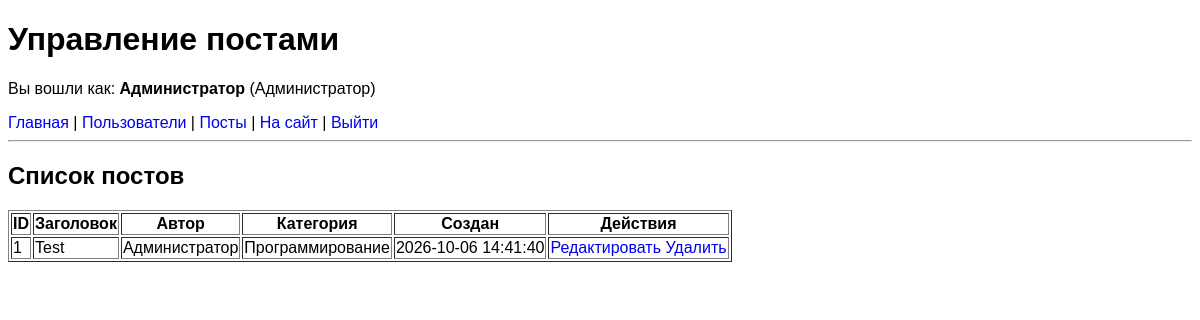
The app's page /admin/posts (signed in) with its own data.
### tables this page shows
CREATE TABLE users(
            id INTEGER PRIMARY KEY AUTOINCREMENT,
            name TEXT,
            email TEXT,
            password TEXT,
            last_login TIMESTAMP,
            role TEXT DEFAULT 'user'
);

CREATE TABLE posts(
            id INTEGER PRIMARY KEY AUTOINCREMENT,
            title TEXT,
            content TEXT,
            user_id INTEGER,
            category_id INTEGER,
            created_at TIMESTAMP DEFAULT CURRENT_TIMESTAMP,
            FOREIGN KEY (user_id) REFERENCES users(id),
            FOREIGN KEY (category_id) REFERENCES categories(id)
);

CREATE TABLE categories(
            id INTEGER PRIMARY KEY AUTOINCREMENT,
            name TEXT UNIQUE NOT NULL,
            description TEXT
);

### app.py (the view)
@app.route('/admin/posts')
@admin_required
def admin_posts():
    try:
        page = request.args.get('page', 1, type=int)
        per_page = 10
        offset = (page - 1) * per_page
        cur.execute('''
            SELECT posts.*, users.name as author_name, categories.name as category_name
            FROM posts
            LEFT JOIN users ON posts.user_id = users.id
            LEFT JOIN categories ON posts.category_id = categories.id
            ORDER BY posts.created_at DESC
            LIMIT ? OFFSET ?
        ''', [per_page, offset])
        posts = cur.fetchall()
        cur.execute("SELECT COUNT(*) FROM posts")
        total_posts = cur.fetchone()[0]
        total_pages = (total_posts + per_page - 1) // per_page
        return render_template('admin_posts.html',
                             posts=posts,
                             current_page=page,
                             total_pages=total_pages,
                             user_name=session.get('user_name'))
    except Exception as e:
        app.logger.error(f'Ошибка в управлении постами: {e}')
        return render_template('500.html'), 500

### app.py (called while the page is built)
def is_admin(user_id):
    if not user_id:
        return False
    cur.execute("SELECT role FROM users WHERE id=?",[user_id])
    result = cur.fetchone()
    return result and result[0] == 'admin'

def admin_required(f):
    @wraps(f)
    def decorated_function(*args, **kwargs):
        if not session.get('user_id'):
            app.logger.warning('Попытка доступа к админ-панели без авторизации')
            return redirect('/login/')
        if not is_admin(session.get('user_id')):
            app.logger.warning(f'Попытка несанкционированного доступа к админ-панели пользователем {session.get("user_id")}')
            return render_template('403.html'), 403
        return f(*args, **kwargs)
    return decorated_function

@app.before_request
def check_auth():
    if 'user_id' not in session:
        token = request.cookies.get('auth_token')
        if token:
            user_id = validate_auth_token(token)
            if user_id:
                user = get_user_by_id(user_id)
                if user:
                    session['user_id'] = user[0]
                    session['user_name'] = user[1]

### templates/admin_posts.html (shortened to what this page needs)
<!DOCTYPE html>
<html lang="ru">
<head>
    <link rel="stylesheet" href="../static/styles.css">
</head>
<body>
    <h1>Управление постами</h1>
    <p>Вы вошли как: <strong>{{ user_name }}</strong> (Администратор)</p>
    <nav>
        <a href="/admin">Главная</a> |
        <a href="/admin/users">Пользователи</a> |
        <a href="/admin/posts">Посты</a> |
        <a href="/">На сайт</a> |
        <a href="/logout">Выйти</a>
    </nav>
    <hr>
    <h2>Список постов</h2>
    {% if posts %}
    <table border="1">
        <tr>
            <th>ID</th>
            <th>Заголовок</th>
            <th>Автор</th>
            <th>Категория</th>
            <th>Создан</th>
            <th>Действия</th>
        </tr>
        {% for post in posts %}
        <tr>
            <td>{{ post[0] }}</td>
            <td>{{ post[1][:50] }}{% if post[1]|length > 50 %}...{% endif %}</td>
            <td>{{ post[6] if post[6] else 'Неизвестно' }}</td>
            <td>{{ post[7] if post[7] else 'Без категории' }}</td>
            <td>{{ post[5] }}</td>
            <td>
                <a href="/admin/post/edit/{{post[0]}}">Редактировать</a>
                <a href="/admin/post/delete/{{ post[0] }}"
                   onclick="return confirm('Вы уверены, что хотите удалить пост ?')">
                   Удалить
                </a>
            </td>
        </tr>
        {% endfor %}
    </table>
    {% else %}
    <p>Постов не найдено.</p>
    {% endif %}
</body>
</html>

### static/styles.css (style rules this page uses)
* { font-family:'Franklin Gothic Medium', 'Arial Narrow', Arial, sans-serif; }
a { text-decoration: none; }
body { font-family: Arial, sans-serif; background-size: cover; background-repeat: no-repeat; }
p { width: 800px; height: auto; }

### records on screen
users: name "Администратор"
posts: id "1", title "Test", name "Администратор", name "Программирование", created_at "2026-10-06 14:41:40"
